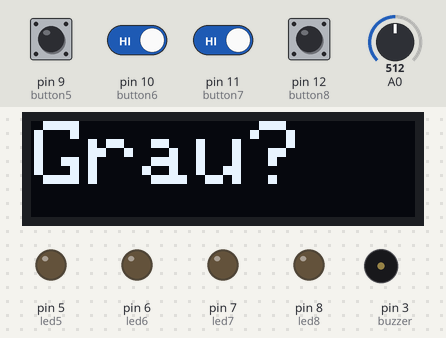
The sketch below on a simulated Arduino Uno, built with avr-gcc and run on an emulated ATmega328P. Parts: 128×32 one-colour display, output pins drawn as LEDs (lit = HIGH), buzzer (waves = sounding). The inputs (shaded band) are chosen by the test bench; at power-on: pin 9 (button5), pin 10 (button6), pin 11 (button7), pin 12 (button8) HIGH, A0 = 512. Random numbers use the default seed unless the sketch sets one; what the sketch prints to the serial monitor is not drawn.

Above: at 4.8 s.
4.9 s: pin 9 (button5) pulled LOW for 0.15 s
At 6.4 s:
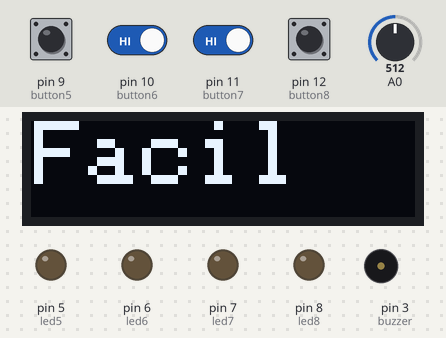
8.0 s: pin 10 (button6) driven LOW and pin 11 (button7) driven LOW
At 10.9 s:
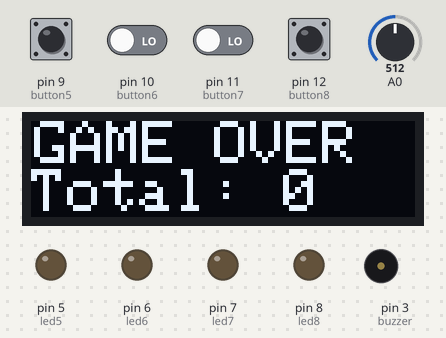
11.0 s: pin 10 (button6) driven HIGH
14.0 s: pin 9 (button5) pulled LOW for 1 s
At 16.5 s:
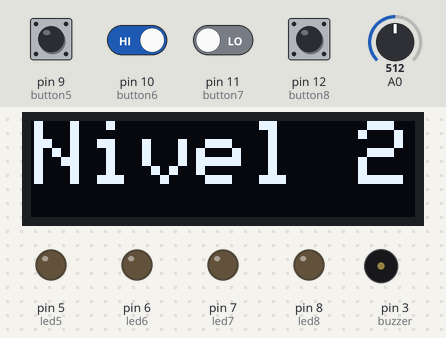
18.0 s: pin 11 (button7) driven HIGH
19.5 s: pin 11 (button7) driven LOW
At 23.36 s:
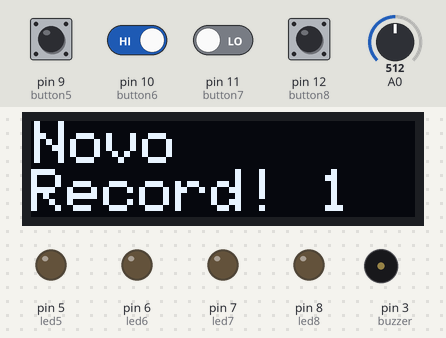
Timing chart, 0 to 23.5 s (numbered marks = the images above; inputs shaded):
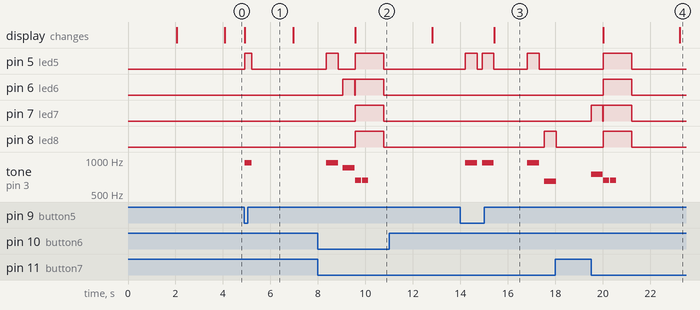

Measured:
- after the input at 4.9 s, pin 5 (led5): LOW → HIGH at once, → LOW 0.30 s later; tone on pin 3 (buzzer): silent → 950 Hz at once, → silent 0.30 s later; the display: changes at once (image 1)
- after the input at 8.0 s, pin 6 (led6): LOW → HIGH after 1.1 s, → LOW 0.50 s later, → HIGH 0.02 s later, → LOW 1.2 s later; pin 7 (led7), pin 8 (led8): LOW → HIGH after 1.6 s, → LOW 1.2 s later; the display: changes after 1.6 s (image 2)
- after the input at 19.5 s, pin 5 (led5), pin 6 (led6): LOW → HIGH after 0.52 s, → LOW 1.2 s later

The sketch:

simonsays.ino
```cpp
#define led5 5      //green button led
#define led6 6      //blue button led
#define led7 7      //yellow button led
#define led8 8      //red button led

#define button5  9  //green button
#define button6  10 //blue button
#define button7  11 //yellow button
#define button8  12 //red button

#define SCREEN_WIDTH 128
#define SCREEN_HEIGHT 32

#define totalLevels 28
#define buzzer 3

#define endgame 660

#define BUFSIZE 10

#include <SPI.h>
#include <Wire.h>
#include <EEPROM.h>
#include <Adafruit_GFX.h>
#include <Adafruit_SSD1306.h>

#define NOTE_C7  2093
#define NOTE_E7  2637
#define NOTE_G7  3136
#define NOTE_G6  1568

// Declaration for an SSD1306 display connected to I2C (SDA, SCL pins)
#define OLED_RESET     4 // Reset pin # (or -1 if sharing Arduino reset pin)
Adafruit_SSD1306 display(SCREEN_WIDTH, SCREEN_HEIGHT, &Wire, OLED_RESET);

int option = 2;
bool gameOver = 0;
int buttonPressed = 0;
int record = 0;

char buf[BUFSIZE];

int simonSaid[totalLevels];
int tones[4] = {950, 850, 750, 650};
int tspeed[4] = {500, 400, 300, 200};
int tsilence[4] = {200, 150, 100, 80};


//Mario main theme melody
int melody[16] = {NOTE_E7, NOTE_E7, 0, NOTE_E7, 0, NOTE_C7, NOTE_E7, 0, NOTE_G7, 0, 0,  0, NOTE_G6, 0, 0, 0};
//Mario main them tempo
int tempo[16] = { 12, 12, 12, 12, 12, 12, 12, 12, 12, 12, 12, 12, 12, 12, 12, 12};


void displayShow(String text, int tsize){
  display.clearDisplay();
  display.setTextSize(tsize);
  display.setTextColor(WHITE);
  display.setCursor(1, 0);
  display.println(text);
  display.display();
}

void displayShow(String text, String text2, int tsize){
  display.clearDisplay();
  display.setTextSize(tsize);
  display.setTextColor(WHITE);
  display.setCursor(1, 0);
  display.println(text);
  display.print(text2);
  display.display();
}

void setup() {
  Serial.begin(9600);

  //Config
  pinMode(led7, OUTPUT);
  pinMode(led6, OUTPUT);
  pinMode(led5, OUTPUT);
  pinMode(led8, OUTPUT);

  digitalWrite(led7, LOW);
  digitalWrite(led6, LOW);
  digitalWrite(led5, LOW);
  digitalWrite(led8, LOW);

  pinMode(button7, INPUT_PULLUP);
  pinMode(button6, INPUT_PULLUP);
  pinMode(button5, INPUT_PULLUP);
  pinMode(button8, INPUT_PULLUP);

  if(!display.begin(SSD1306_SWITCHCAPVCC, 0x3C)) {
    Serial.println(("Falha no Display"));
    for(;;);
  }
  Serial.println("display genius");
  displayShow("GENIUS", 3);
  delay(2000);

  eeprom_read_string(0, buf, BUFSIZE);
  String strrecord = String(buf);
  Serial.println(strrecord);
  displayShow(buf, 2);

  record = (String(strrecord[8]) + String(strrecord[9])).toInt();

  Serial.println(record);

  delay(2000);

  menuDificuldade();
}

void sort(){
  randomSeed(analogRead(0));

  for (int i = 0; i <= totalLevels; i++) {
      simonSaid[i] = random(5, 9);
      Serial.print(String(simonSaid[i]) + ", ");
  }
}

void loop() {
  sort();
  gameOver = 0;

  while (!gameOver) {

    for (int i = 1; i < totalLevels; i++) {

      displayShow("Nivel " + String(i), (i < 10? 3: 2));
      delay(1400);

      playLevel(i);

        for (int g = 0; g < i; g++) {

          buttonPressed = readBtn();

          playBuzzer(buttonPressed, tspeed[option]);

          //Manter 100 mseconds
          switch(option){
            case 2: delay(20); break;
            case 3: delay(40); break;
          }

          if (!(buttonPressed == simonSaid[g])) {
              int total = i-1;
              displayShow("GAME OVER", "Total: " + String(total), 2);

              playGameOver();

              if (total >= 10){
                displayShow("Brocou!", 3);
                delay(2000);
              }

              if (total > record){
                displayShow("Novo ", "Record! " + String(total), 2);
                delay(2000);
                String myString = "Record: " + String(total);
                myString.toCharArray(buf, BUFSIZE);
                eeprom_write_string(0, buf);
              }

              gameOver = 1;

              break;
          }
        }
      if (gameOver) break;
    }
  }
}

int readBtn(){
    buttonPressed = 0;

    while (!buttonPressed) {
      if (!digitalRead(button8)){
        buttonPressed = 8;
      }
      if (!digitalRead(button7)){
        buttonPressed = 7;
      }
      if (!digitalRead(button6)){
        buttonPressed = 6;
      }
      if (!digitalRead(button5)){
        buttonPressed = 5;
      }
    }

    return buttonPressed;
}

void playLevel(int i){
    for (int g = 0; g < i; g++) {

      Serial.println("");
      Serial.println("said = " + String(simonSaid[g]));
      Serial.println("option = " + String(option));
      Serial.println("tspeed = " + String(tspeed[option]));

      playBuzzer(simonSaid[g], tspeed[option]);
      delay(tsilence[option]); // pausa entre uma luz e outra
    }
}

void menuDificuldade(){
  displayShow("Grau?", 3);

  option = readBtn() - 5;

  Serial.println("");
  Serial.println("option = " + String(option));

  switch(option){
    case 0: displayShow("Facil", 3); Serial.println("Facil"); break;
    case 1: displayShow("Normal", 3); Serial.println("Normal"); break;
    case 2: displayShow("Dificil", 3); Serial.println("Dificil"); break;
    case 3: displayShow("Insano", 3); Serial.println("Insano"); break;
  }

  playBuzzer(buttonPressed, 300);

  delay(1700);
}

void playGameOver(){

    tone(buzzer, endgame);
    digitalWrite(led7, HIGH);
    digitalWrite(led6, HIGH);
    digitalWrite(led5, HIGH);
    digitalWrite(led8, HIGH);

    delay(250);
    noTone(buzzer);

    delay(50);
    tone(buzzer, endgame);

    delay(250);
    noTone(buzzer);

    delay(650);
    digitalWrite(led7, LOW);
    digitalWrite(led6, LOW);
    digitalWrite(led5, LOW);
    digitalWrite(led8, LOW);

    delay(2000);

   // softReset();
}

void playBuzzer(int button, int mseconds) {
  Serial.println("button = " + String(button));
  Serial.println("seconds= " + String(mseconds));
  digitalWrite(button, HIGH);

  tone(buzzer, tones[button - 5]);
  delay(mseconds);

  digitalWrite(button, LOW);

  noTone(buzzer);
}


const int EEPROM_MIN_ADDR = 0;
const int EEPROM_MAX_ADDR = 511;

boolean eeprom_is_addr_ok(int addr) {
  return ((addr >= EEPROM_MIN_ADDR) && (addr <= EEPROM_MAX_ADDR));
}

boolean eeprom_write_bytes(int startAddr, const byte* array, int numBytes) {
  int i;
  if (!eeprom_is_addr_ok(startAddr) || !eeprom_is_addr_ok(startAddr + numBytes)) {
    return false;
  }
  for (i = 0; i < numBytes; i++) {
    EEPROM.write(startAddr + i, array[i]);
  }
  return true;
}

boolean eeprom_write_string(int addr, const char* string) {
  int numBytes;
  numBytes = strlen(string) + 1;
  return eeprom_write_bytes(addr, (const byte*)string, numBytes);
}

boolean eeprom_read_string(int addr, char* buffer, int bufSize) {
  byte ch;
  int bytesRead;
  if (!eeprom_is_addr_ok(addr)) {
    return false;
  }

  if (bufSize == 0) {
    return false;
  }

  if (bufSize == 1) {
    buffer[0] = 0;
    return true;
  }

  bytesRead = 0;
  ch = EEPROM.read(addr + bytesRead);
  buffer[bytesRead] = ch;
  bytesRead++;

  while ( (ch != 0x00) && (bytesRead < bufSize) && ((addr + bytesRead) <= EEPROM_MAX_ADDR) ) {

    ch = EEPROM.read(addr + bytesRead);
    buffer[bytesRead] = ch;
    bytesRead++;
  }


  if ((ch != 0x00) && (bytesRead >= 1)) {
    buffer[bytesRead - 1] = 0;
  }

  return true;
}
```
